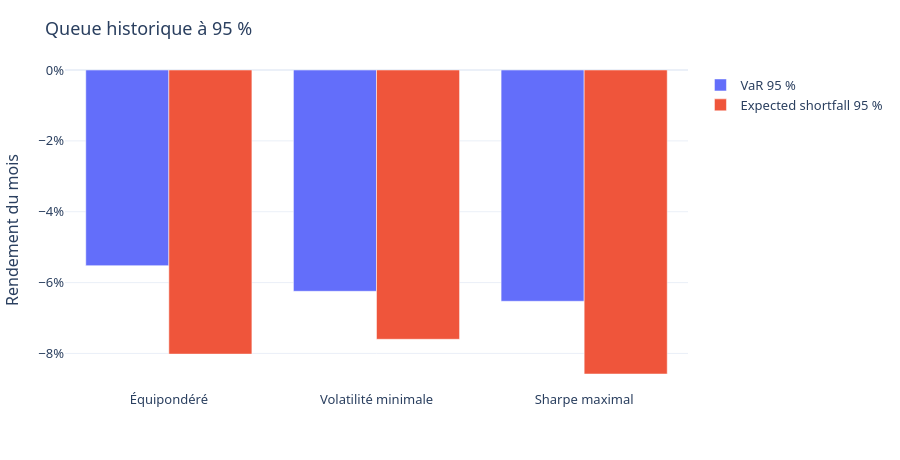
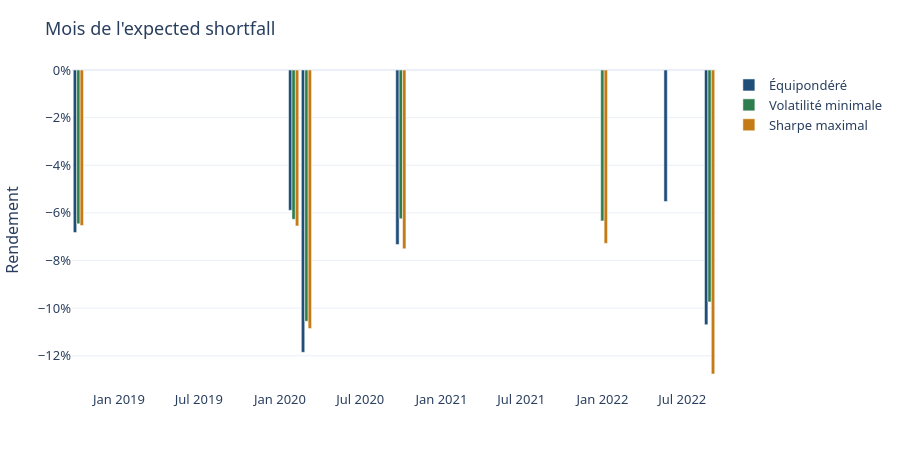

The cell these charts' notebook holds for them, in order:
### Markdown cell above
## La volatilité et la queue

La volatilité mesure l'écart de tous les mois autour de leur moyenne. La VaR retient un seul rang parmi les mois les plus mauvais. L'expected shortfall moyenne ces mois. Un livre peut être le plus calme sur l'ensemble de la période et ne pas avoir la queue la plus douce.

La cellule nomme, à partir de `risk_by_strategy.csv`, le livre à la volatilité la plus basse, celui à la VaR la plus profonde, et celui à l'expected shortfall le plus doux. Elle imprime aussi, pour chaque livre, de combien l'expected shortfall est plus profond que la VaR.

Elle compte ensuite les mois de `var_tail.csv` selon le nombre de livres qui les partagent. Un mois présent dans tous les livres est une date de la liste. Un mois présent dans un seul livre tient à la règle de poids de ce livre.

### Code cell
print("Volatilité, VaR 95 % et expected shortfall 95 %.")
for strategy, label in LABELS.items():
    row = metrics.loc[metrics["strategy"].eq(strategy)].iloc[0]
    print(
        f"{label} : volatilité {percent(row['annualized_volatility'])}, "
        f"VaR {percent(row['var_95'])}, "
        f"expected shortfall {percent(row['expected_shortfall_95'])}."
    )
lowest = metrics.loc[metrics["annualized_volatility"].astype(float).idxmin()]
deepest = metrics.loc[metrics["var_95"].astype(float).idxmin()]
mildest = metrics.loc[metrics["expected_shortfall_95"].astype(float).idxmax()]
print(
    f"Volatilité la plus basse : {LABELS[lowest['strategy']]} "
    f"({percent(lowest['annualized_volatility'])})."
)
print(
    f"VaR la plus profonde : {LABELS[deepest['strategy']]} ({percent(deepest['var_95'])})."
)
print(
    f"Expected shortfall le plus doux : {LABELS[mildest['strategy']]} "
    f"({percent(mildest['expected_shortfall_95'])})."
)
if lowest["strategy"] != deepest["strategy"]:
    print("Le livre à la volatilité la plus basse n'a pas la VaR la plus profonde.")
if lowest["strategy"] == mildest["strategy"]:
    print("Le livre à la volatilité la plus basse a aussi l'expected shortfall le plus doux.")

print("Profondeur de la queue, expected shortfall contre VaR :")
for strategy, label in LABELS.items():
    row = metrics.loc[metrics["strategy"].eq(strategy)].iloc[0]
    gap = float(row["var_95"]) - float(row["expected_shortfall_95"])
    print(f"  {label} : l'expected shortfall est plus profond de {percent(gap)}.")

presence = {}
for strategy in LABELS:
    for month in tail.loc[tail["strategy"].eq(strategy), "month"].astype(str):
        presence.setdefault(month, set()).add(strategy)
print("Mois de queue selon le nombre de livres :")


def book_phrase(count, total):
    if count == total:
        return "Dans tous les livres"
    if count == 1:
        return "Dans un seul livre"
    return f"Dans {count} livres"


for count in range(len(LABELS), 0, -1):
    months = sorted(month for month, books in presence.items() if len(books) == count)
    if months:
        print(f"  {book_phrase(count, len(LABELS))} : {', '.join(months)}.")

labeled = tail.copy()
labeled["strategy"] = labeled["strategy"].map(LABELS)
metrics_labeled = metrics.copy()
metrics_labeled["strategy"] = metrics_labeled["strategy"].map(LABELS)
tail_bars(metrics_labeled).show()
tail_months(labeled).show()

### Figure 1 — Plotly figure (JSON) as saved in the notebook; plotly's stock layout.template omitted (floating-point values rounded to 4 significant figures)
{"data": [{"alignmentgroup": "True", "hovertemplate": "%{x}<br>%{y:.1%}<extra></extra>", "legendgroup": "VaR 95 %", "marker": {"color": "#636efa", "pattern": {"shape": ""}}, "name": "VaR 95 %", "offsetgroup": "VaR 95 %", "orientation": "v", "showlegend": true, "textposition": "auto", "type": "bar", "x": ["Équipondéré", "Volatilité minimale", "Sharpe maximal"], "xaxis": "x", "y": [-0.05521, -0.06245, -0.06527], "yaxis": "y"}, {"alignmentgroup": "True", "hovertemplate": "%{x}<br>%{y:.1%}<extra></extra>", "legendgroup": "Expected shortfall 95 %", "marker": {"color": "#EF553B", "pattern": {"shape": ""}}, "name": "Expected shortfall 95 %", "offsetgroup": "Expected shortfall 95 %", "orientation": "v", "showlegend": true, "textposition": "auto", "type": "bar", "x": ["Équipondéré", "Volatilité minimale", "Sharpe maximal"], "xaxis": "x", "y": [-0.08018, -0.076, -0.0858], "yaxis": "y"}], "layout": {"barmode": "group", "font": {"family": "Segoe UI, sans-serif", "size": 13}, "height": 460, "legend": {"title": {"text": ""}, "tracegroupgap": 0}, "margin": {"b": 70, "l": 60, "r": 30, "t": 70}, "title": {"text": "Queue historique à 95 %"}, "xaxis": {"anchor": "y", "categoryarray": ["Équipondéré", "Volatilité minimale", "Sharpe maximal"], "categoryorder": "array", "domain": [0.0, 1.0], "title": {"text": ""}}, "yaxis": {"anchor": "x", "domain": [0.0, 1.0], "tickformat": ".0%", "title": {"text": "Rendement du mois"}}}}

### Figure 2 — Plotly figure (JSON) as saved in the notebook; plotly's stock layout.template omitted (floating-point values rounded to 4 significant figures)
{"data": [{"alignmentgroup": "True", "hovertemplate": "%{x}<br>%{y:.1%}<extra>%{fullData.name}</extra>", "legendgroup": "Équipondéré", "marker": {"color": "#1f4e79", "pattern": {"shape": ""}}, "name": "Équipondéré", "offsetgroup": "Équipondéré", "orientation": "v", "showlegend": true, "textposition": "auto", "type": "bar", "x": ["2020-03", "2022-09", "2020-10", "2018-10", "2020-02", "2022-06"], "xaxis": "x", "y": [-0.1185, -0.1069, -0.07329, -0.06821, -0.0589, -0.05521], "yaxis": "y"}, {"alignmentgroup": "True", "hovertemplate": "%{x}<br>%{y:.1%}<extra>%{fullData.name}</extra>", "legendgroup": "Volatilité minimale", "marker": {"color": "#2e7d4f", "pattern": {"shape": ""}}, "name": "Volatilité minimale", "offsetgroup": "Volatilité minimale", "orientation": "v", "showlegend": true, "textposition": "auto", "type": "bar", "x": ["2020-03", "2022-09", "2018-10", "2022-01", "2020-02", "2020-10"], "xaxis": "x", "y": [-0.1055, -0.09738, -0.0646, -0.06335, -0.0627, -0.06245], "yaxis": "y"}, {"alignmentgroup": "True", "hovertemplate": "%{x}<br>%{y:.1%}<extra>%{fullData.name}</extra>", "legendgroup": "Sharpe maximal", "marker": {"color": "#c47b17", "pattern": {"shape": ""}}, "name": "Sharpe maximal", "offsetgroup": "Sharpe maximal", "orientation": "v", "showlegend": true, "textposition": "auto", "type": "bar", "x": ["2022-09", "2020-03", "2020-10", "2022-01", "2020-02", "2018-10"], "xaxis": "x", "y": [-0.1276, -0.1085, -0.07505, -0.07279, -0.0655, -0.06527], "yaxis": "y"}], "layout": {"barmode": "group", "font": {"family": "Segoe UI, sans-serif", "size": 13}, "height": 460, "legend": {"title": {"text": ""}, "tracegroupgap": 0}, "margin": {"b": 70, "l": 60, "r": 30, "t": 70}, "title": {"text": "Mois de l'expected shortfall"}, "xaxis": {"anchor": "y", "domain": [0.0, 1.0], "title": {"text": ""}}, "yaxis": {"anchor": "x", "domain": [0.0, 1.0], "tickformat": ".0%", "title": {"text": "Rendement"}}}}
